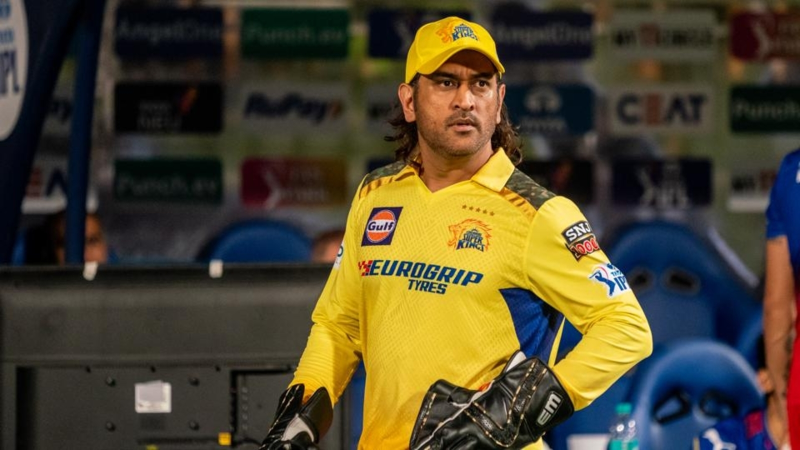
#> input picture msd.jpg, 1600 x 900 px (shown at 1/2 size)
$ python face.py
#> lines starting #> are read from the running program, lines starting #| are printed output that depends on the picture; after the words box and inside, x2 and y2 are one past the last pixel; in counts of white or black regions, pixels touching at a corner belong together
import cv2

# Load the Haarcascade classifier for face detection
face_cascade = cv2.CascadeClassifier('haarcascade_frontalface_default.xml')

# ----------- Face Detection in an Image -----------
def detect_faces_in_image(image_path):
    # Read the image
#> called with image_path = 'msd.jpg'
    img = cv2.imread(image_path, 1)  # 1 = Load in color
#> img is the input picture: shape (900, 1600, 3); mean B, G, R 46.7, 70.3, 78.7

    # Convert image to grayscale (better detection)
    gray = cv2.cvtColor(img, cv2.COLOR_BGR2GRAY)
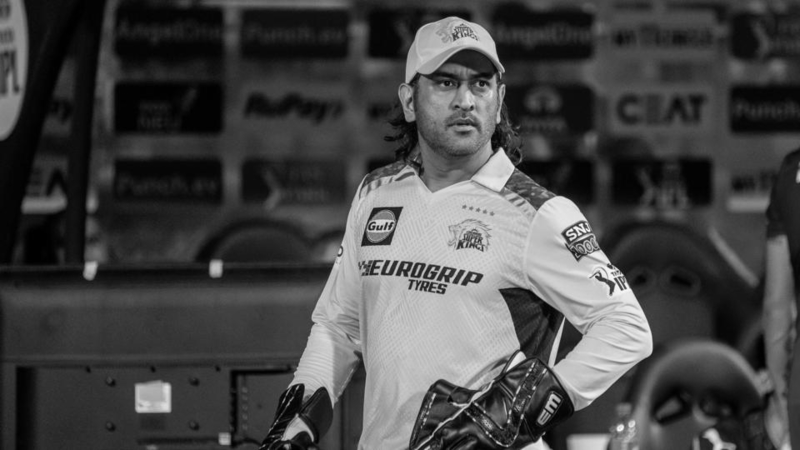
#> gray: shape (900, 1600) (shown at 1/2 size); min 0, max 254, mean 70.1

    # Detect faces in the image
    faces = face_cascade.detectMultiScale(gray, scaleFactor=1.3, minNeighbors=5)
#> faces = [[816, 76, 226, 226]]

    # Draw a rectangle around detected faces
    for (x, y, w, h) in faces:
        cv2.rectangle(img, (x, y), (x + w, y + h), (0, 255, 0), 3)
        cv2.putText(img, "Face", (x, y - 10),
                    cv2.FONT_HERSHEY_SIMPLEX, 0.7, (0, 255, 0), 2)
#> this loop made 1 pass
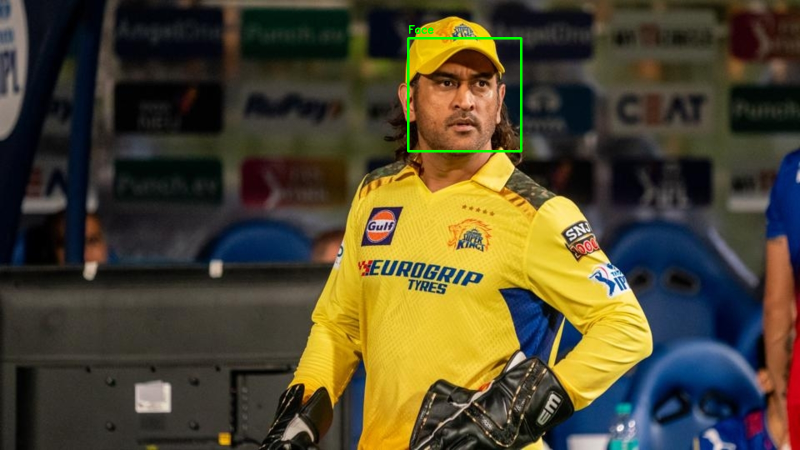
#> img: shape (900, 1600, 3) (shown at 1/2 size); 0.34% of pixels changed, all inside (x1, y1, x2, y2) = (814, 50, 1045, 305)

    # Resize image for better display
    resized = cv2.resize(img, (500, 500))
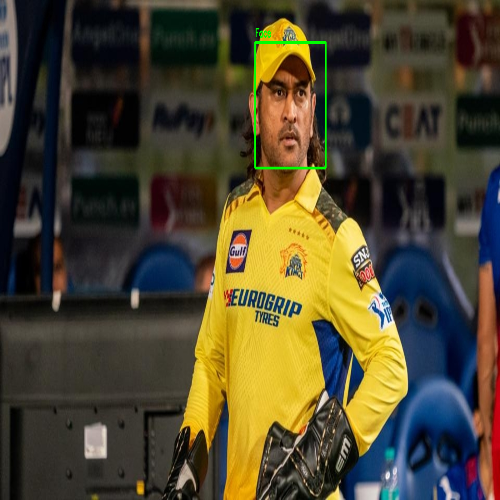
#> resized: shape (500, 500, 3); mean B, G, R 46.5, 70.8, 78.2

    # Show the image with detected face
    cv2.imshow("Face Detection", resized)
    cv2.waitKey(0)
    cv2.destroyAllWindows()

# Call the function (use any image path)
detect_faces_in_image("msd.jpg")

# ----------- Webcam Test -----------
def test_webcam():
    cap = cv2.VideoCapture(0)  # Open webcam (0 = Default webcam)

    cap.set(3, 640)  # Set width
    cap.set(4, 480)  # Set height

    while True:
        ret, frame = cap.read()  # Read frame
        frame = cv2.flip(frame, 1)  # Flip frame horizontally

        gray = cv2.cvtColor(frame, cv2.COLOR_BGR2GRAY)  # Convert to grayscale

        cv2.imshow('Color Video', frame)  # Show color frame
        cv2.imshow('Grayscale Video', gray)  # Show grayscale frame

        if cv2.waitKey(30) & 0xFF == 27:  # Press 'ESC' to exit
            break

    cap.release()  # Release webcam
    cv2.destroyAllWindows()  # Close all windows

# Call the function to test webcam
# test_webcam()

# ----------- Real-Time Face Detection -----------
def real_time_face_detection():
    cap = cv2.VideoCapture(0)  # Open webcam

    cap.set(3, 640)  # Set width
    cap.set(4, 480)  # Set height

    while True:
        ret, img = cap.read()  # Read frame
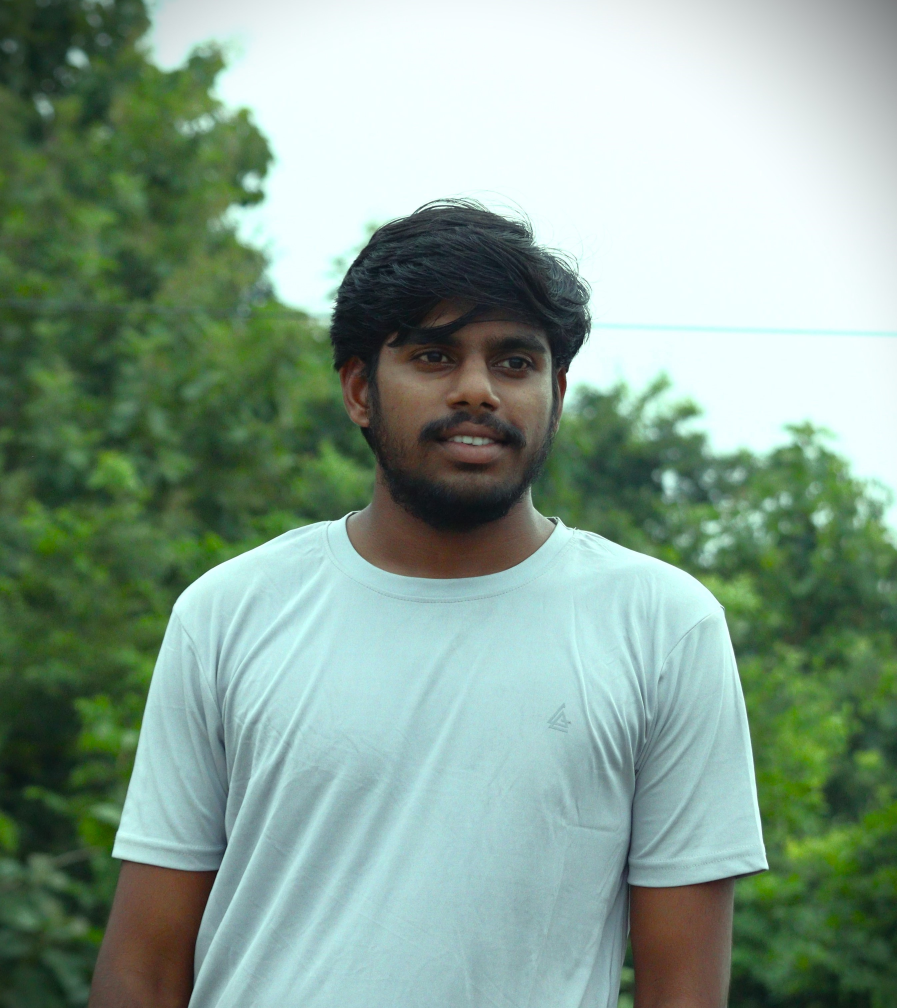
#> input picture image.JPG, 2690 x 3023 px, given in place of the camera (shown at 1/3 size)
#> img is the input picture: shape (3023, 2690, 3); mean B, G, R 144, 159.7, 134.8
        img = cv2.flip(img, 1)  # Flip horizontally
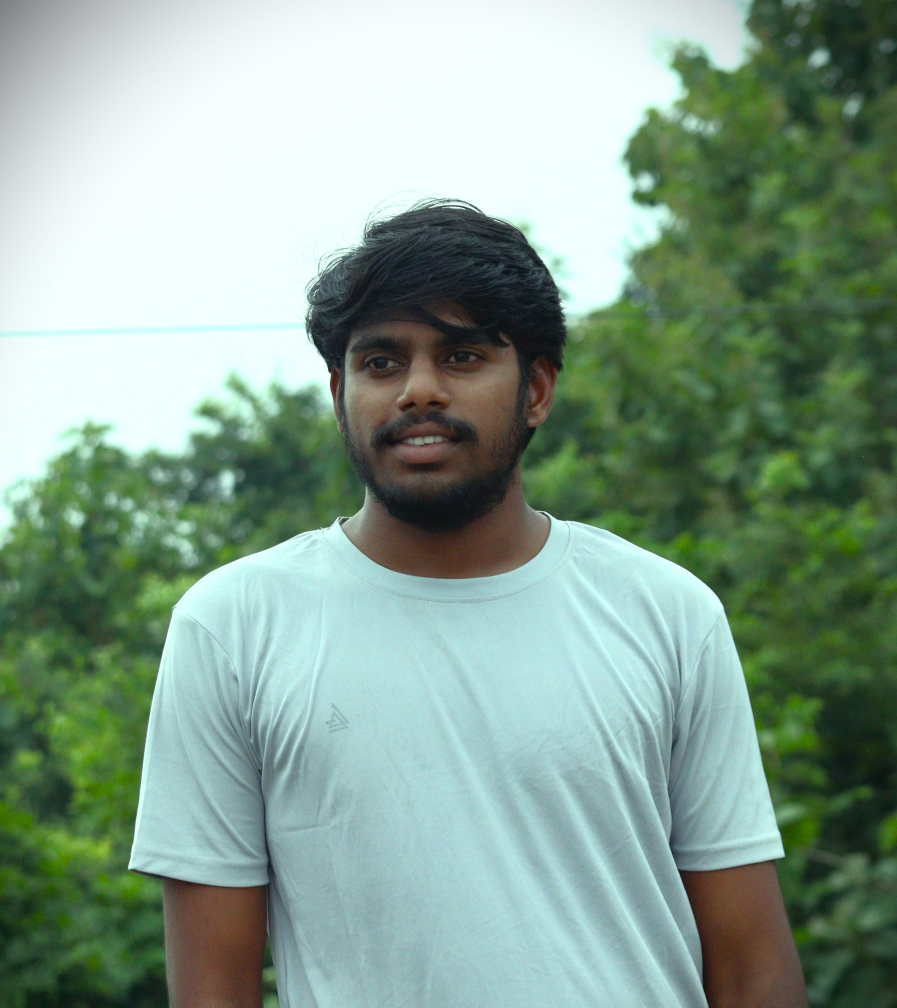
#> img: shape (3023, 2690, 3) (shown at 1/3 size); mean B, G, R 144, 159.7, 134.8
        gray = cv2.cvtColor(img, cv2.COLOR_BGR2GRAY)  # Convert to grayscale
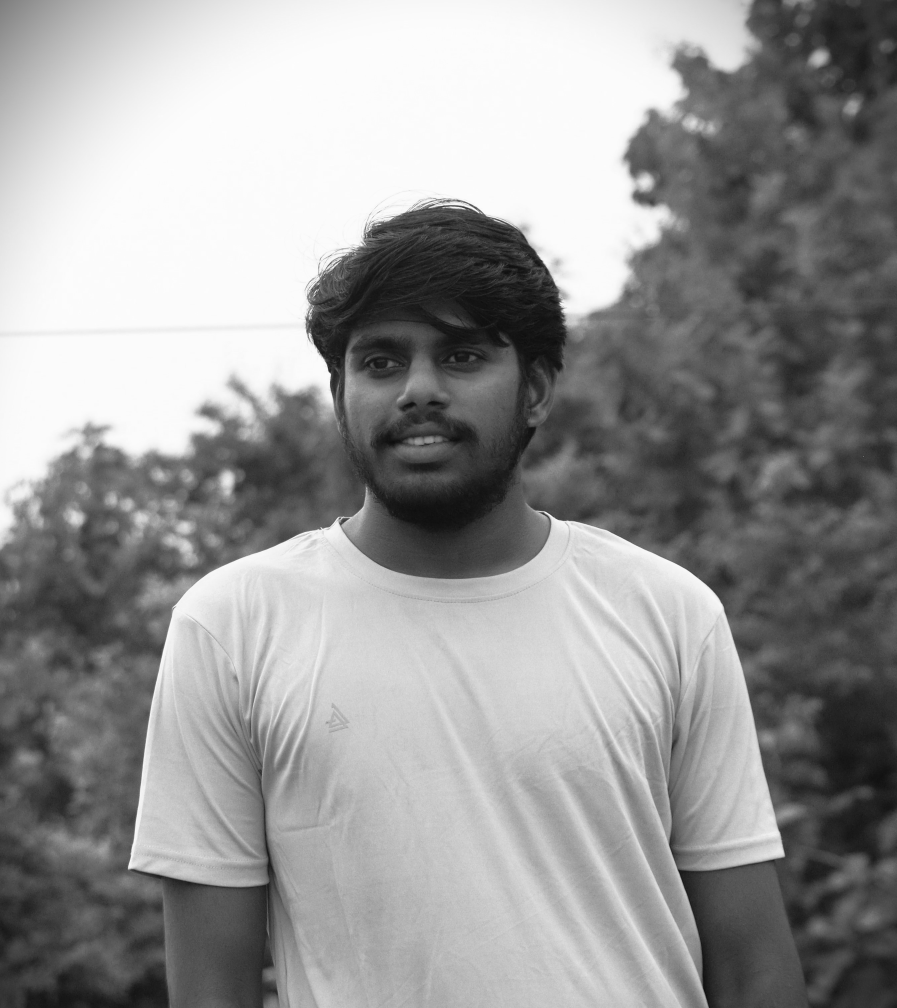
#> gray: shape (3023, 2690) (shown at 1/3 size); min 5, max 255, mean 150.4

        # Detect faces in the frame
        faces = face_cascade.detectMultiScale(gray, scaleFactor=1.2, minNeighbors=5, minSize=(20, 20))
#> faces = [[955, 845, 617, 617]]

        # Draw a rectangle around detected faces
        for (x, y, w, h) in faces:
            cv2.rectangle(img, (x, y), (x + w, y + h), (255, 0, 0), 2)
#> this loop made 1 pass

        # Show the frame with face detection
        cv2.imshow('Real-Time Face Detection', img)

        if cv2.waitKey(30) & 0xFF == 27:  # Press 'ESC' to quit
#> (key Esc is pressed here)
            break

    cap.release()  # Release webcam
    cv2.destroyAllWindows()  # Close all windows

# Call the function to detect faces in real-time
real_time_face_detection()
